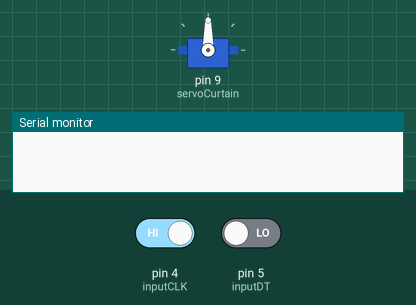
Recording of a sketch running on a simulated Arduino Uno, built with avr-gcc and run on an emulated ATmega328P. Shown: servo, the last lines printed to the serial monitor. The test bench sets the inputs (shaded band); at power-on: pin 4 (inputCLK) HIGH, pin 5 (inputDT) LOW.

Above: at 1.2 s.
1.3 s: pin 4 (inputCLK) driven LOW
At 2.5 s:
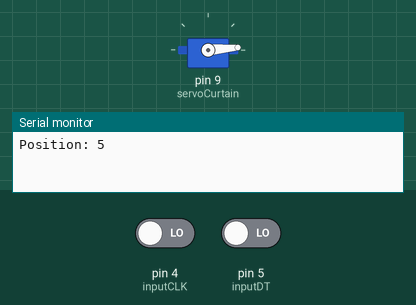
Timing chart, 0 to 4.3 s (numbered marks = the images above; inputs shaded):
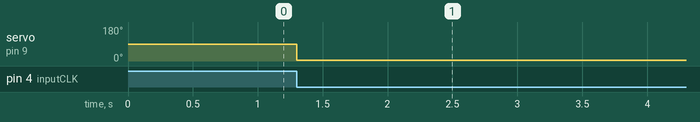

Measured:
- after the input at 1.3 s, servo on pin 9 (servoCurtain): 90° → 5° at once

The sketch:

ServoRotary.ino
```cpp
#include <Servo.h>

//rotary encoder inputs
#define inputCLK 4
#define inputDT 5

//servo object
Servo servoCurtain;

int counter = 0;
int currentStateCLK;
int previousStateCLK;

void setup()
{
  pinMode(inputCLK,INPUT);
  pinMode(inputDT,INPUT);

  Serial.begin(9600);

  servoCurtain.attach(9);

  previousStateCLK = digitalRead(inputCLK);

}

void loop()
{
  currentStateCLK = digitalRead(inputCLK);

  if (currentStateCLK != previousStateCLK)
  {
    //the rotary encoder is rotating counterclockwise
    if (digitalRead(inputDT) != currentStateCLK)
    {
      counter = counter - 5;
      if (counter < 0)
      {
        counter = 0;
      }
    }
    //the rotary encoder is rotating clockwise
    else
    {
      counter = counter + 5;
      if (counter > 90)
      {
        counter = 90;
      }
    }
    //move the servo to the value of the counter
    servoCurtain.write(counter);
    Serial.print("Position: ");
    Serial.println(counter);
  }
  previousStateCLK = currentStateCLK;
}
```
